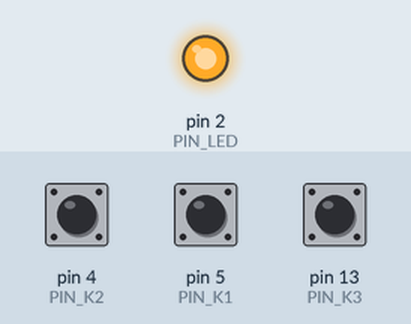
The sketch below on a simulated Arduino Uno, built with avr-gcc and run on an emulated ATmega328P. Shown: output pins drawn as LEDs (lit = HIGH). The test bench sets the inputs (shaded band); at power-on: pin 4 (PIN_K2) HIGH, pin 5 (PIN_K1) HIGH, pin 13 (PIN_K3) HIGH. What the sketch prints to the serial monitor is not drawn.

Above: at 1.2 s.
1.3 s: pin 4 (PIN_K2) pulled LOW for 0.15 s
At 2.9 s:
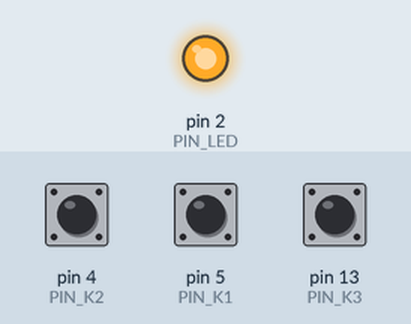
3.2 s: pin 5 (PIN_K1) pulled LOW for 0.15 s
At 4.6 s:
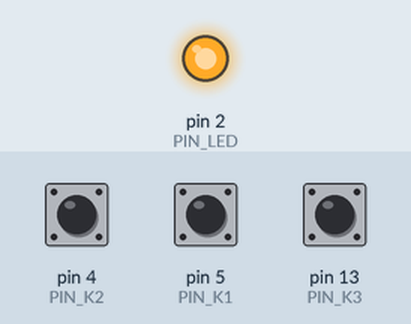
5.0 s: pin 13 (PIN_K3) pulled LOW for 0.15 s
At 6.0 s:
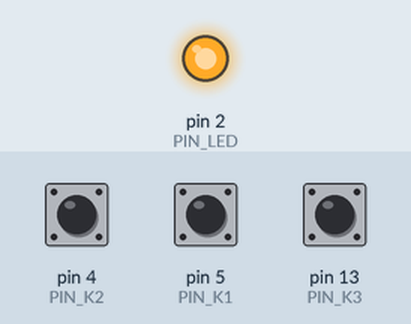
8.3 s: pin 4 (PIN_K2) pulsed LOW 2 times (0.12 s each, 0.3 s apart)
At 9.9 s:
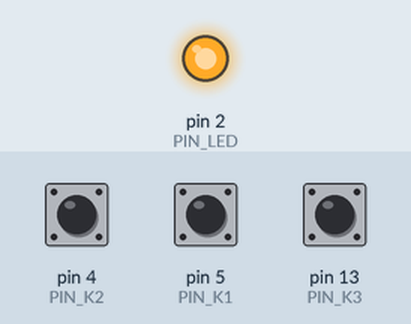
Timing chart, 0 to 11.4 s (numbered marks = the images above; inputs shaded):
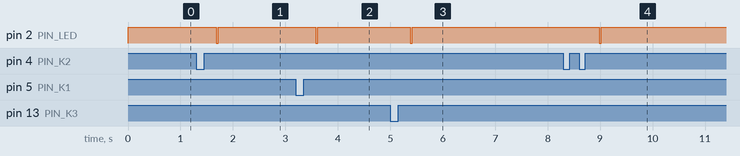

The sketch:

meArm_keypad.ino
```cpp
/* ============================================================================
 * meArm 按键板（ESP8266）—— 纯有线按键控制，没有 WiFi、没有网页
 * ----------------------------------------------------------------------------
 * 作用：替代 others/f/MeArm/KeypadBoard_Task5 那块"第二块 UNO + 4 个按键"，
 *       用一块 ESP8266 把 4 个按键变成机械臂的串口指令：
 *
 *   ┌─ 按键 ────────────────────────────────────────────────────────────────┐
 *   │  K1 单击            → '1'  示教/记录（没在示教就先进入示教模式）      │
 *   │  K2 单击 / 双击      → '2' 暂停 / '3' 继续                            │
 *   │  K3 单击/双击/三击   → '4' 取消 / '5' 折线 / '6' 曲线                 │
 *   │  K4 单击 / 双击      → '7' 直线演示 / '8' 基础图形（字母 N）          │
 *   └──────────────────────────────────────────────────────────────────────┘
 *   与原按键板完全一致（DEBOUNCE 30ms、连击窗口 350ms），所以原来的
 *   `任务五_四按键使用说明.txt` 照旧能用。
 *
 * 接线（机械臂 = Arduino Uno/ATmega328P，5V 逻辑；ESP8266 = 3.3V 逻辑）
 *   ┌──────────────┬──────────────────────┬────────────────────────────────┐
 *   │ 机械臂 Uno   │ ESP8266 (NodeMCU)    │ 说明                            │
 *   ├──────────────┼──────────────────────┼────────────────────────────────┤
 *   │ D0 (RX)      │ D6 / GPIO12  (TX)    │ 3.3V 直连可用（>=3.0V 即高）    │
 *   │ D1 (TX, 5V)  │ D5 / GPIO14  (RX)    │ 1kΩ 串联 + 2kΩ 到 GND 再进 ESP  │
 *   │ GND          │ GND                  │ 必须共地                        │
 *   └──────────────┴──────────────────────┴────────────────────────────────┘
 *   ┌──────────────┬──────────────────────┬────────────────────────────────┐
 *   │ 按键         │ ESP8266 引脚         │ 说明                            │
 *   ├──────────────┼──────────────────────┼────────────────────────────────┤
 *   │ K1 示教      │ D1 / GPIO5           │ 按键一端接引脚，另一端接 GND    │
 *   │ K2 暂停/继续 │ D2 / GPIO4           │ 用芯片内部上拉，不用外接电阻    │
 *   │ K3 取消/折线 │ D7 / GPIO13          │ 按下 = 低电平                    │
 *   │ K4 直线/图形 │ D3 / GPIO0           │ = 板上 FLASH 键那个脚；**上电那  │
 *   │              │                      │ 一下别按它**（GPIO0 拉低会进下载 │
 *   │              │                      │ 模式，机械臂会没反应）           │
 *   └──────────────┴──────────────────────┴────────────────────────────────┘
 *   板载 LED（D4 / GPIO2）发命令时闪一下，作为"发出去了"的提示。
 *
 * 注意 1：给机械臂（Uno）烧录程序时，把连到它 D0 的那根线（ESP 的 D6）拔掉，
 *         否则 USB 转串口芯片和 ESP 会同时驱动 D0 → avrdude 会一直
 *         "not in sync: resp=0x00"。
 * 注意 2：ESP8266 峰值电流 300mA+，请用独立 AMS1117-3.3（前面并 470uF），
 *         不要用 Uno 的 3.3V 脚（只有约 50mA）。
 * 注意 3：这里用 D5/D6 软串口跟机械臂通话，所以 ESP 的 USB 串口（115200）
 *         还能当调试口看日志。想改用硬件串口（GPIO3/GPIO1）就把下面的
 *         ARM_LINK_SOFTWARE 改成 0——代价是 USB 串口监视器被机械臂占用。
 *
 * 编译：开发板选 "NodeMCU 1.0 (ESP-12E Module)"，直接上传即可。
 *
 * 串口调试输出（115200）：按下的键、发出去的命令、以及机械臂的每一行回包
 * （">>> …" 进度、"! …" 拒绝、开机的 "=== Task5 轨迹绘制 ==="），
 * 都带前缀打在 USB 串口上，接线/调试时看一眼就知道通没通。
 * ==========================================================================*/

#include <SoftwareSerial.h>

/* ====================== 1. 用户配置 ====================== */

#define ARM_BAUD           9600      /* 机械臂波特率（Task5 / V-test 都是 9600） */
#ifndef ARM_LINK_SOFTWARE
#define ARM_LINK_SOFTWARE  1         /* 1 = D5/D6 软串口（USB 留作调试，推荐）
                                      * 0 = GPIO3(RX)/GPIO1(TX) 硬件串口（最稳，
                                      *     但 USB 串口监视器就被机械臂占用了） */
#endif
#define PIN_ARM_RX         14        /* D5 <- 机械臂 TX（要分压） */
#define PIN_ARM_TX         12        /* D6 -> 机械臂 RX */

#define PIN_LED            2         /* D4 板载 LED（低电平点亮），发命令时闪一下 */
#define PIN_K1             5         /* D1 */
#define PIN_K2             4         /* D2 */
#define PIN_K3             13        /* D7 */
#define PIN_K4             0         /* D3（GPIO0：上电瞬间别按，见文件头注意） */

#define DEBOUNCE_MS        30        /* 消抖时间（与原按键板一致） */
#define CLICK_WINDOW_MS    350       /* 连击窗口：最后一次按下后静这么久就发命令 */
#define ECHO_ARM           1         /* 把机械臂回包转发到 USB 串口（调试用） */
#define DEBUG_BAUD         115200
#define LED_MS             40        /* 发命令时 LED 亮多久 */

/* ====================== 2. 按键表 ======================
 * 一行一个"第几次连击 → 哪个字符"。想加按键，就在下面表格里加行，
 * 并在上面的用户配置里补一个 PIN_Kx；想在某个键上加第 4 种连击，
 * 直接加一行 { PIN_Kx, 4, '9', "……" } 即可（连击数最多数到 4）。 */
struct KeyMap { uint8_t pin; uint8_t clicks; char cmd; const char *label; };

static const KeyMap KEYS[] = {
  { PIN_K1, 1, '1', "示教/记录" },
  { PIN_K2, 1, '2', "暂停" },
  { PIN_K2, 2, '3', "继续" },
  { PIN_K3, 1, '4', "取消" },
  { PIN_K3, 2, '5', "折线" },
  { PIN_K3, 3, '6', "曲线" },
  { PIN_K4, 1, '7', "直线演示" },
  { PIN_K4, 2, '8', "基础图形(字母 N)" },
};

#define NKEY (sizeof(KEYS) / sizeof(KEYS[0]))

/* ====================== 3. 全局状态 ====================== */

#if ARM_LINK_SOFTWARE
SoftwareSerial armSerial(PIN_ARM_RX, PIN_ARM_TX);   /* D5=RX, D6=TX */
  #define ARM_BEGIN()   armSerial.begin(ARM_BAUD)
  #define ARM_AVAIL()   armSerial.available()
  #define ARM_READ()    armSerial.read()
  #define ARM_WRITE(b)  armSerial.write((uint8_t)(b))
#else
  #define ARM_BEGIN()   Serial.begin(ARM_BAUD)
  #define ARM_AVAIL()   Serial.available()
  #define ARM_READ()    Serial.read()
  #define ARM_WRITE(b)  Serial.write((uint8_t)(b))
#endif

#define MAX_BTNS 6           /* 最多同时用几个按键引脚 */

static uint8_t  btnPin[MAX_BTNS];      /* 实际要轮询的引脚（从按键表里去重） */
static bool     btnStable[MAX_BTNS];   /* 消抖后的电平 */
static bool     btnRaw[MAX_BTNS];      /* 上一次读到的原始电平 */
static uint8_t  btnClicks[MAX_BTNS];   /* 累计连击数 */
static uint32_t btnChangeMs[MAX_BTNS]; /* 电平最后一次变化的时间 */
static uint32_t btnLastClickMs[MAX_BTNS];
static uint8_t  nBtn = 0;

static uint32_t ledUntil = 0;

/* ====================== 4. 收发 ====================== */

static void armSend(char c) {
  ARM_WRITE(c);
  ARM_WRITE('\n');
  digitalWrite(PIN_LED, LOW);          /* 板上 LED 低电平点亮 */
  ledUntil = millis() + LED_MS;
  Serial.print(F("> "));
  Serial.println(c);
}

static void armReadTick() {
  static char buf[96];
  static uint8_t len = 0;
  uint8_t budget = 48;
  while (budget-- && ARM_AVAIL()) {
    char c = (char)ARM_READ();
    if (c == '\n' || c == '\r') {
      if (len) {
        buf[len] = 0;
#if ECHO_ARM
        Serial.print(F("< "));
        Serial.println(buf);
#endif
        len = 0;
      }
    } else if (len < sizeof(buf) - 1) {
      buf[len++] = c;
    } else {
      len = 0;                          /* 行太长就丢掉，重新计数 */
    }
  }
}

/* ====================== 5. 按键 ====================== */

static void addBtn(uint8_t pin) {
  for (uint8_t i = 0; i < nBtn; i++) if (btnPin[i] == pin) return;   /* 去重 */
  if (nBtn >= MAX_BTNS) return;
  btnPin[nBtn] = pin;
  nBtn++;
}

static void sendForClicks(uint8_t idx, uint8_t clicks) {
  for (uint8_t k = 0; k < NKEY; k++) {
    if (KEYS[k].pin == btnPin[idx] && KEYS[k].clicks == clicks) {
      Serial.print(F("[键] "));
      Serial.print(clicks);
      Serial.print(clicks == 1 ? F(" 单击") : clicks == 2 ? F(" 双击") : F(" 三击"));
      Serial.print(F(" → "));
      Serial.println(KEYS[k].label);
      armSend(KEYS[k].cmd);
      return;
    }
  }
  Serial.print(F("[键] "));
  Serial.print(clicks);
  Serial.println(F(" 连击 —— 这张表里没有定义，什么都没发"));
}

static void keysTick() {
  uint32_t now = millis();
  for (uint8_t i = 0; i < nBtn; i++) {
    bool raw = (digitalRead(btnPin[i]) == LOW);        /* 按下 = 低电平 */
    if (raw != btnRaw[i]) {                            /* 有变化 → 重新计时 */
      btnRaw[i] = raw;
      btnChangeMs[i] = now;
    } else if (now - btnChangeMs[i] >= DEBOUNCE_MS && raw != btnStable[i]) {
      btnStable[i] = raw;                              /* 消抖后确认 */
      if (raw) {                                       /* 按下的一刻算一次点击 */
        if (btnClicks[i] < 4) btnClicks[i]++;
        btnLastClickMs[i] = now;
      }
    }
    /* 连击窗口结束 → 按累计次数发命令 */
    if (btnClicks[i] && now - btnLastClickMs[i] >= CLICK_WINDOW_MS) {
      uint8_t n = btnClicks[i];
      btnClicks[i] = 0;
      sendForClicks(i, n);
    }
  }
}

/* ====================== 6. setup / loop ====================== */

void setup() {
  pinMode(PIN_LED, OUTPUT);
  digitalWrite(PIN_LED, HIGH);                 /* 熄灭（低电平点亮） */

  for (uint8_t i = 0; i < NKEY; i++) addBtn(KEYS[i].pin);
  for (uint8_t i = 0; i < nBtn; i++) {
    pinMode(btnPin[i], INPUT_PULLUP);          /* 按键另一端接 GND */
    btnRaw[i] = btnStable[i] = false;
  }

  Serial.begin(DEBUG_BAUD);
  Serial.println();
  Serial.println(F("=== meArm 按键板（ESP8266）==="));
  Serial.print(F("机械臂串口："));
#if ARM_LINK_SOFTWARE
  Serial.print(F("软串口 D5(RX)/D6(TX)，"));
#else
  Serial.print(F("硬件串口 GPIO3(RX)/GPIO1(TX)，"));
#endif
  Serial.print(ARM_BAUD);
  Serial.println(F(" 8N1"));
  Serial.print(F("按键："));
  for (uint8_t i = 0; i < nBtn; i++) {
    Serial.print(F(" D"));
    Serial.print(btnPin[i]);
  }
  Serial.println(F("  （另一端接 GND，内部上拉）"));
  Serial.println(F("映射：K1×1=1 示教 | K2×1=2 暂停 K2×2=3 继续 | K3×1=4 取消 K3×2=5 折线 "
                   "K3×3=6 曲线 | K4×1=7 直线 K4×2=8 字母N"));

  ARM_BEGIN();
}

void loop() {
  keysTick();
  armReadTick();
  if (ledUntil && millis() >= ledUntil) { digitalWrite(PIN_LED, HIGH); ledUntil = 0; }
}
```

Measured:
- after the input at 1.3 s, pin 2 (PIN_LED): HIGH → LOW after 0.38 s, → HIGH 0.04 s later
- after the input at 3.2 s, pin 2 (PIN_LED): HIGH → LOW after 0.38 s, → HIGH 0.04 s later
- after the input at 5.0 s, pin 2 (PIN_LED): HIGH → LOW after 0.38 s, → HIGH 0.04 s later
- after the input at 8.3 s, pin 2 (PIN_LED): HIGH → LOW after 0.68 s, → HIGH 0.04 s later
